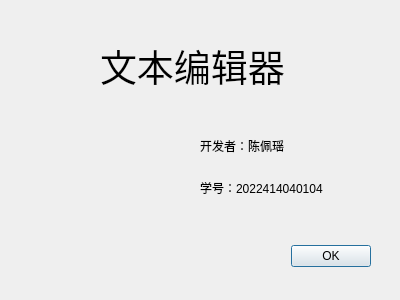
<?xml version="1.0" encoding="UTF-8"?>
<ui version="4.0">
 <class>AboutDialog</class>
 <widget class="QDialog" name="AboutDialog">
  <property name="geometry">
   <rect>
    <x>0</x>
    <y>0</y>
    <width>400</width>
    <height>300</height>
   </rect>
  </property>
  <property name="windowTitle">
   <string>关于</string>
  </property>
  <widget class="QDialogButtonBox" name="buttonBox">
   <property name="geometry">
    <rect>
     <x>30</x>
     <y>240</y>
     <width>341</width>
     <height>32</height>
    </rect>
   </property>
   <property name="orientation">
    <enum>Qt::Horizontal</enum>
   </property>
   <property name="standardButtons">
    <set>QDialogButtonBox::Ok</set>
   </property>
   <property name="centerButtons">
    <bool>false</bool>
   </property>
  </widget>
  <widget class="QLabel" name="label">
   <property name="geometry">
    <rect>
     <x>100</x>
     <y>10</y>
     <width>291</width>
     <height>111</height>
    </rect>
   </property>
   <property name="font">
    <font>
     <family>Agency FB</family>
     <pointsize>28</pointsize>
    </font>
   </property>
   <property name="text">
    <string>文本编辑器</string>
   </property>
  </widget>
  <widget class="QLabel" name="label_2">
   <property name="geometry">
    <rect>
     <x>200</x>
     <y>120</y>
     <width>211</width>
     <height>51</height>
    </rect>
   </property>
   <property name="text">
    <string>开发者：陈佩瑶</string>
   </property>
  </widget>
  <widget class="QLabel" name="label_3">
   <property name="geometry">
    <rect>
     <x>200</x>
     <y>180</y>
     <width>131</width>
     <height>16</height>
    </rect>
   </property>
   <property name="text">
    <string>学号：2022414040104</string>
   </property>
  </widget>
  <widget class="QLabel" name="label_4">
   <property name="geometry">
    <rect>
     <x>60</x>
     <y>120</y>
     <width>81</width>
     <height>81</height>
    </rect>
   </property>
   <property name="styleSheet">
    <string notr="true">border-image: url(:/img/description_24dp_5F6368_FILL0_wght400_GRAD0_opsz24.png);</string>
   </property>
   <property name="text">
    <string/>
   </property>
  </widget>
 </widget>
 <resources/>
 <connections>
  <connection>
   <sender>buttonBox</sender>
   <signal>accepted()</signal>
   <receiver>AboutDialog</receiver>
   <slot>accept()</slot>
   <hints>
    <hint type="sourcelabel">
     <x>248</x>
     <y>254</y>
    </hint>
    <hint type="destinationlabel">
     <x>157</x>
     <y>274</y>
    </hint>
   </hints>
  </connection>
  <connection>
   <sender>buttonBox</sender>
   <signal>rejected()</signal>
   <receiver>AboutDialog</receiver>
   <slot>reject()</slot>
   <hints>
    <hint type="sourcelabel">
     <x>316</x>
     <y>260</y>
    </hint>
    <hint type="destinationlabel">
     <x>286</x>
     <y>274</y>
    </hint>
   </hints>
  </connection>
 </connections>
</ui>
